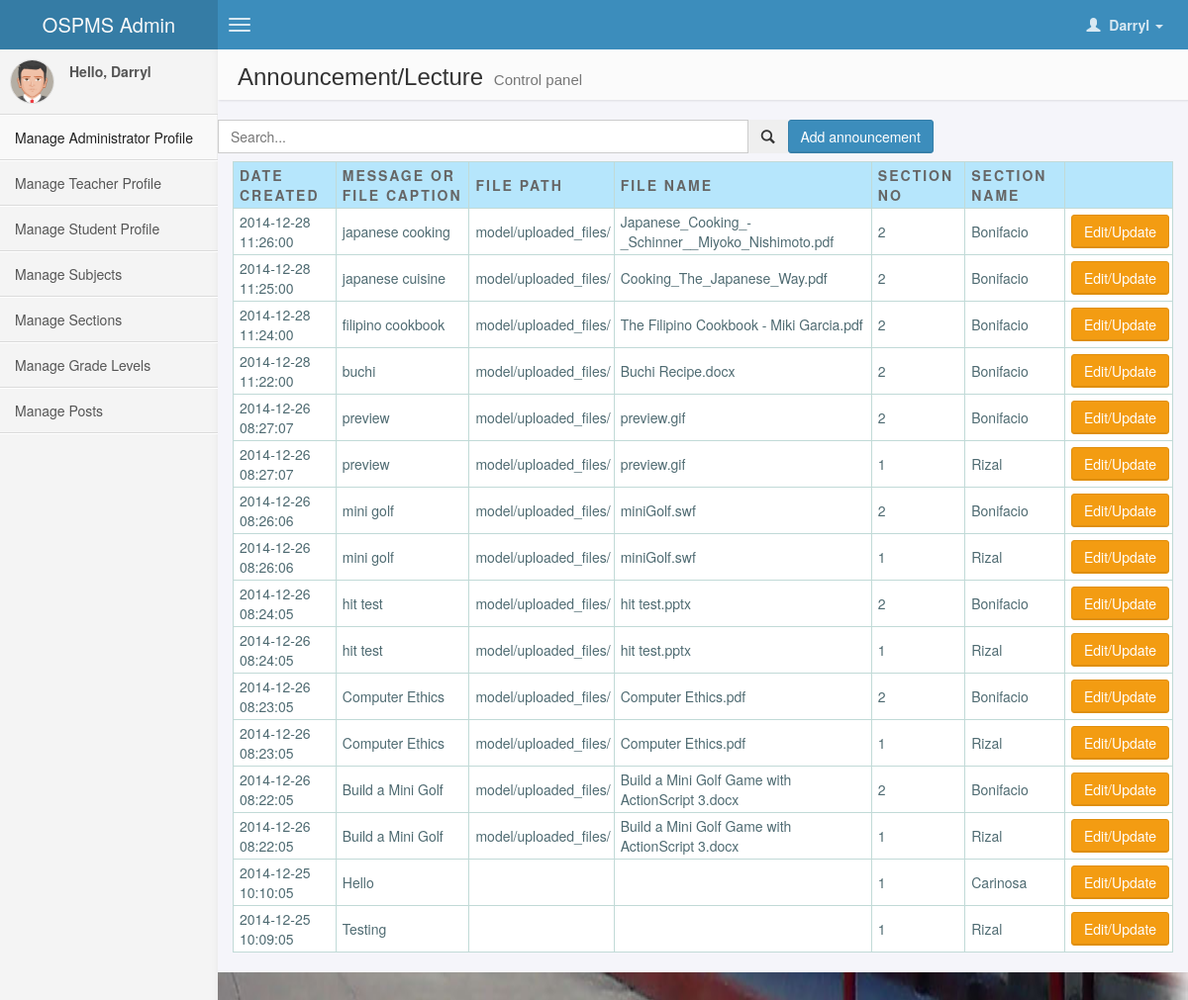
Screenshot of /index.php?r=lss&ps (signed in) with the database file from the repository.
### tables this page shows
CREATE TABLE `section_list` (
  `sectionID` varchar(6) NOT NULL DEFAULT '',
  `sectionNo` varchar(2) DEFAULT NULL,
  `section_name` varchar(20) DEFAULT NULL,
  PRIMARY KEY (`sectionID`)
);

CREATE TABLE `announcement_lecture` (
  `date_created` datetime NOT NULL,
  `messageorfile_caption` varchar(255) DEFAULT NULL,
  `file_path` varchar(200) DEFAULT NULL,
  `file_name` varchar(100) DEFAULT NULL,
  PRIMARY KEY (`date_created`)
);

### model/administrator.php (called while the page is built, shortened)
<?php
function get_allannouncement_lecture()
{
	include "config/conn.php";
	$sql="SELECT announcement_lecture.date_created, announcement_lecture.messageorfile_caption,announcement_lecture.file_path, announcement_lecture.file_name, section_list.sectionNo, section_list.section_name
	from section_list inner join section on section_list.sectionID=section.sectionID
	inner join post_announcement_lecture on section.class_rec_no=post_announcement_lecture.class_rec_no
	inner join announcement_lecture on post_announcement_lecture.date_created=announcement_lecture.date_created order by date_created desc";
	$sql= mysqli_query($cxn,$sql);
	return $sql;
}
?>

### views/admin.php (the view, shortened to what this page needs)
<!DOCTYPE html>
<html>
    <head>
            <link href="views/plugins/bootstrap/bootstrap.css" rel="stylesheet"/>
            <link href="views/css/admin.css" rel="stylesheet" />
    </head>
    <body class="skin-blue" onload="check()">
        <header class="header">
            <a href="index.php?r=lss" class="logo">
                OSPMS Admin
            </a>
            <nav class="navbar navbar-static-top" role="navigation">
                <a href="#" class="navbar-btn sidebar-toggle" data-toggle="offcanvas" role="button">
                    <span class="icon-bar"></span>
                    <span class="icon-bar"></span>
                    <span class="icon-bar"></span>
                </a>
                <div class="navbar-right">
                    <ul class="nav navbar-nav">
                        <li class="dropdown user user-menu">
                            <a href="#" class="dropdown-toggle" data-toggle="dropdown">
                                <i class="glyphicon glyphicon-user"></i>
                                <span>
                            <?php
                                if((isset($_SESSION['reg_fname'])))
                                {
                                echo ''.$_SESSION['reg_fname'].'';
                                }
                            ?>
                        <i class="caret"></i></span>
                            </a>
                        </li>
                    </ul>
                </div>
            </nav>
        </header>
        <div class="wrapper row-offcanvas row-offcanvas-left">
            <aside class="left-side sidebar-offcanvas">
                <section class="sidebar">
                    <div class="user-panel">
                        <div class="pull-left image">
                            <img src="views/res/avatar5.png" class="img-circle" alt="User Image" />
                        </div>
                        <div class="pull-left info">
                        <?php
                        if(isset($_SESSION['reg_fname']))
                        {
                            echo '<p>Hello, '.$_SESSION['reg_fname'].'</p>';
                        }
                        ?>
                        </div>
                    </div>
                    <ul class="sidebar-menu">
                        <li class="active">
                            <a href="index.php?r=lss&ap">
                                <i class=""></i> <span>Manage Administrator Profile </span>
                            </a>
                        </li>
                         <li>
                            <a href="index.php?r=lss&tp">
                                <i class=""></i> <span>Manage Teacher Profile</span>
                            </a>
                        </li>
                         <li>
                            <a href="index.php?r=lss&sp">
                                <i class=""></i> <span>Manage Student Profile</span>
                            </a>
                        </li>
                        <li>
                            <a href="index.php?r=lss&sbs">
                                <i class=""></i> <span>Manage Subjects</span>
                            </a>
                        </li>
                        <li>
                            <a href="index.php?r=lss&scs">
                                <i class=""></i> <span>Manage Sections</span>
                            </a>
                        </li>
                        <li>
                            <a href="index.php?r=lss&gl">
                                <i class=""></i> <span>Manage Grade Levels</span>
                            </a>
                        </li>
                         <li>
                            <a href="index.php?r=lss&ps">
                                <i class=""></i> <span>Manage Posts</span>
                            </a>
                        </li>
                    </ul>
                </section>
            </aside>
            <aside class="right-side">
            <?php
            if(isset($_GET['ap']))
            {
            ?>
                <section class="content-header">
                    <h1>
                        Administrator Profile
                        <small>Control panel</small>
                    </h1>
                </section>
                <section class="content">
                    <div class="row">
                        <div class="input-group">
                            <input type="text" name="q" class="form-control" placeholder="Search..." id="ap_filter" />
                            <span class="input-group-btn">
                                <button type='button' name='search' id='search-btn' class="btn btn-flat"><i class="glyphicon glyphicon-search"></i></button>
                            </span>
                            <button type="button" class="btn btn-primary pull-left" onclick="window.location.href='#'">Add Administrator</button>
                        </div>
                    </div>
                    <div class="row">
                        <section class="col-lg-12 rconnectedSortable">
                            <table cellpadding="1" cellspacing="1" id="resultTable">
                                <thead>
                                    <tr>
                                        <th>ID</th>
                                        <th>Last Name</th>
                                        <th>First Name</th>
                                        <th>Middle Name</th>
                                        <th>Gender</th>
                                        <th>Status</th>
                                        <th>Birthday</th>
                                        <th>Address</th>
                                        <th>Image</th>
                                        <th></th>
                                    </tr>
                                </thead>
                                <tbody id="ap-box">
                                     <?php
                                        foreach($adminlist as $row)
                                        {
                                            echo '<tr>';
                                            echo '<td>'.$row['reg_id'].'</td>';
                                            echo '<td>'.$row['reg_lname'].'</td>';
                                            echo '<td>'.$row['reg_fname'].'</td>';
                                            echo '<td>'.$row['reg_mname'].'</td>';
                                            echo '<td>'.$row['reg_gender'].'</td>';
                                            echo '<td>'.$row['reg_status'].'</td>';
                                            echo '<td>'.$row['reg_birthday'].'</td>';
                                            echo '<td>'.$row['reg_address'].'</td>';
                                            echo '<td><div align="left"><img src="views/res/'.$row['image'].'" class="img-circle" alt="User Image" width="50px;" height="50px;"/></div></td>';
                                            echo '<td><button type="button" id="'.$row['reg_id'].'" class="btn btn-warning admin-id">Edit/Update</button></td>';
                                            echo '</tr>';
                                        }
                                    ?>
                                </tbody>
                           </table>
                       <!--  <form name="adminidhidden" method="post" id="adminidhidden">
                            <input type="hidden" id="admin-hidden-id" name="admin-id" value=""/>
                        </form> -->
                        </section>
                    </div>
                </section>
             <?php
             }
            else if(isset($_GET['ps']))
             {
             ?>
                 <section class="content-header">
                    <h1>
                        Announcement/Lecture
                        <small>Control panel</small>
                    </h1>
                </section>
                <section class="content">
                    <div class="row">
                        <div class="input-group">
                            <input type="text" name="q" class="form-control" placeholder="Search..." id="ps_filter"/>
                            <span class="input-group-btn">
                                <button type='button' name='search' id='search-btn' class="btn btn-flat"><i class="glyphicon glyphicon-search"></i></button>
                            </span>
                            <button type="button" class="btn btn-primary pull-left">Add announcement</button>
                        </div>
                    </div>
                    <div class="row">
                        <section class="col-lg-12 connectedSortable">
                            <table cellpadding="1" cellspacing="1" id="resultTable">
                                <thead>
                                    <tr>
                                        <th>Date Created</th>
                                        <th>Message or File Caption</th>
                                        <th>File Path</th>
                                        <th>File Name</th>
                                        <th>Section No</th>
                                        <th>Section Name</th>
                                        <th></th>
                                    </tr>
                                </thead>
                                <tbody id="ps-box">
                                     <?php
                                        foreach($announcement_lecturelist as $row)
                                        {
                                            echo '<tr>';
                                            echo '<td>'.$row['date_created'].'</td>';
                                            echo '<td>'.$row['messageorfile_caption'].'</td>';
                                            echo '<td>'.$row['file_path'].'</td>';
                                            echo '<td>'.$row['file_name'].'</td>';
                                            echo '<td>'.$row['sectionNo'].'</td>';
                                            echo '<td>'.$row['section_name'].'</td>';
                                            echo '<td><button type="button" id="'.$row['date_created'].'" class="btn btn-warning announcement-lecture-id">Edit/Update</button></td>';
                                            echo '</tr>';
                                        }
                                    ?>
                                </tbody>
                            </table>
                        </section>
                    </div>
                </section>
             <?php
             }
             ?>
            </aside>
        </div>
    </body>
</html>

### rows the page displays
section_list: announcement_lecture.date_created "2014-12-28 11:26:00", announcement_lecture.messageorfile_caption "japanese cooking", announcement_lecture.file_path "model/uploaded_files/", announcement_lecture.file_name "Japanese_Cooking_-_Schinner__Miyoko_Nishimoto.pdf", sectionNo "2", section_name "Bonifacio", announcement_lecture.date_created "2014-12-28 11:25:00", announcement_lecture.messageorfile_caption "japanese cuisine", announcement_lecture.file_name "Cooking_The_Japanese_Way.pdf", announcement_lecture.date_created "2014-12-28 11:24:00", announcement_lecture.messageorfile_caption "filipino cookbook", announcement_lecture.file_name "The Filipino Cookbook - Miki Garcia.pdf", announcement_lecture.date_created "2014-12-28 11:22:00", announcement_lecture.messageorfile_caption "buchi", announcement_lecture.file_name "Buchi Recipe.docx", announcement_lecture.date_created "2014-12-26 08:27:07", announcement_lecture.messageorfile_caption "preview", announcement_lecture.file_name "preview.gif", announcement_lecture.date_created "2014-12-26 08:26:06", announcement_lecture.messageorfile_caption "mini golf", announcement_lecture.file_name "miniGolf.swf", announcement_lecture.date_created "2014-12-26 08:24:05", announcement_lecture.messageorfile_caption "hit test", announcement_lecture.file_name "hit test.pptx", announcement_lecture.date_created "2014-12-26 08:23:05", announcement_lecture.messageorfile_caption "Computer Ethics", announcement_lecture.file_name "Computer Ethics.pdf", announcement_lecture.date_created "2014-12-26 08:22:05", announcement_lecture.messageorfile_caption "Build a Mini Golf", announcement_lecture.file_name "Build a Mini Golf Game with ActionScript 3.docx"
section_list: announcement_lecture.date_created "2014-12-26 08:27:07", announcement_lecture.messageorfile_caption "preview", announcement_lecture.file_path "model/uploaded_files/", announcement_lecture.file_name "preview.gif", sectionNo "1", section_name "Rizal", announcement_lecture.date_created "2014-12-26 08:26:06", announcement_lecture.messageorfile_caption "mini golf", announcement_lecture.file_name "miniGolf.swf", announcement_lecture.date_created "2014-12-26 08:24:05", announcement_lecture.messageorfile_caption "hit test", announcement_lecture.file_name "hit test.pptx", announcement_lecture.date_created "2014-12-26 08:23:05", announcement_lecture.messageorfile_caption "Computer Ethics", announcement_lecture.file_name "Computer Ethics.pdf", announcement_lecture.date_created "2014-12-26 08:22:05", announcement_lecture.messageorfile_caption "Build a Mini Golf", announcement_lecture.file_name "Build a Mini Golf Game with ActionScript 3.docx", announcement_lecture.date_created "2014-12-25 10:09:05", announcement_lecture.messageorfile_caption "Testing"
section_list: announcement_lecture.date_created "2014-12-25 10:10:05", announcement_lecture.messageorfile_caption "Hello", sectionNo "1", section_name "Carinosa"

### other values shown
$_SESSION['reg_fname'] "Darryl"
